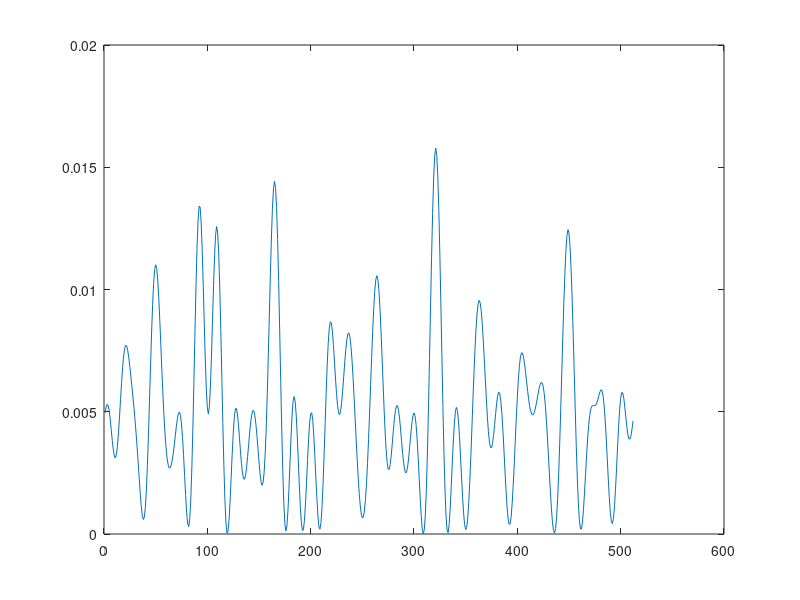

Write MATLAB code to recreate this figure. (Note: this script raises an error after producing the figure.)
clear,clc, close all
N = 36;
IFFT_N=512;

real_value = randi([0,1], [1, N])*2 - 1;
imag_value = randi([0,1], [1, N])*2 - 1;
input_value = (real_value + imag_value*j)/sqrt(2);
dft_result=fft(input_value);
time_samples = ifft(dft_result,IFFT_N);
inst_power = abs(time_samples).^2;
peak_power = max(inst_power);
avg_power = mean(inst_power);
papr = peak_power/avg_power;
papr_dB = 10*log10(papr);

plot([1:IFFT_N],abs(inst_power))
avg_line=refline([0 avg_power]);
avg_line.Color='r';
peak_line=refline([0 peak_power]);
peak_line.Color='k';
axis([0 IFFT_N 0 (peak_power*1.1)])
ylabel('Instantaneous power(W)'),xlabel('Time(t)')
legend('inst power','avg power','peak power')